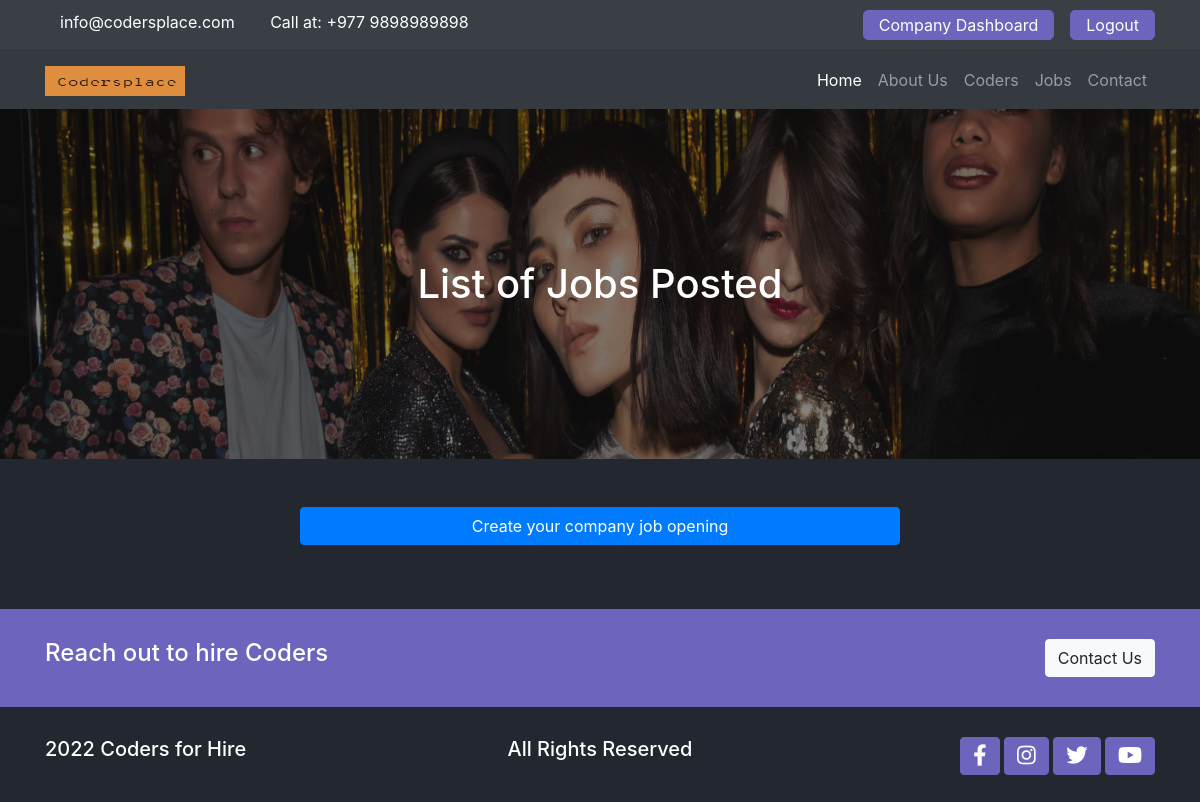
Page /accounts/company-dashboard/ (signed in) on the earlier database version.
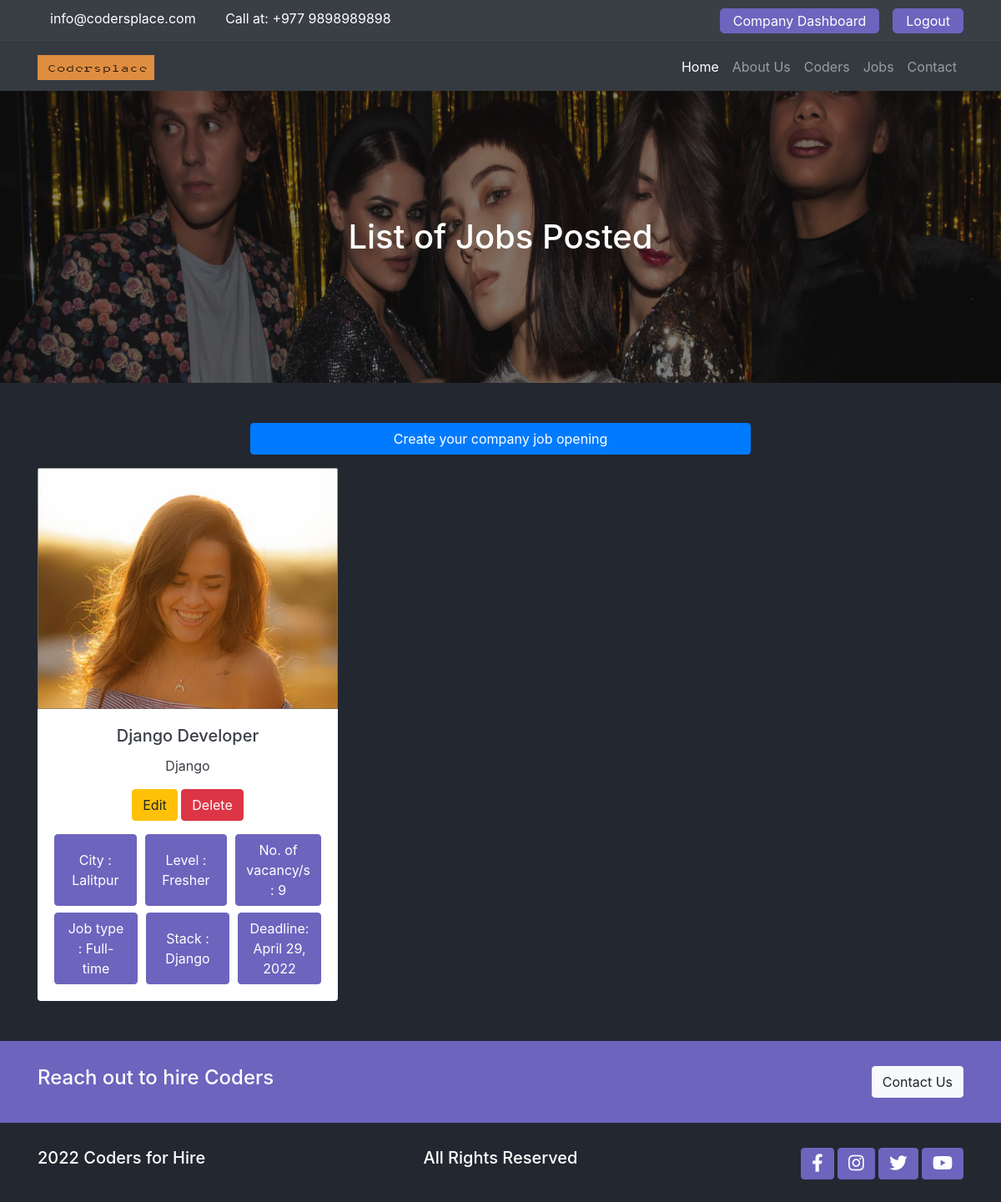
Same page on the later database version.
### jobs/models.py (models this page shows, shortened)
class Job(models.Model):
    level_choices = (
        ('Fresher', 'Fresher'),
        ('Junior', 'Junior'),
        ('Mid-level', 'Mid-level'),
        ('Senior', 'Senior'),
    )
    job_choices = (
        ('Part-time', 'Part-time'),
        ('Full-time', 'Full-time'),
        ('Remote-work', 'Remote-work'),
        ('Internship', 'Internship'),
    )
    developer_choices = (
        ('.NET', '.NET'),
        ('React', 'React'),
        ('Nodejs', 'Nodejs'),
        ('PHP', 'PHP'),
        ('Laravel', 'Laravel'),
        ('Angular', 'Angular'),
        ('Django', 'Django'),
    )
    user = models.ForeignKey(User,on_delete=models.SET_NULL,null=True)
    title = models.CharField(max_length=255, null=True)
    company_name = models.CharField(max_length=255)
    company_email = models.EmailField()
    company_phone = models.CharField(max_length=10)
    company_location = models.CharField(max_length=255)
    photo = models.ImageField(upload_to='media/companies/')
    job_type = models.CharField(max_length=255, choices=job_choices)
    level_type = models.CharField(max_length=255, choices=level_choices)
    developer_type = models.CharField(
        max_length=255, choices=developer_choices)
    no_of_vacancies = models.PositiveIntegerField()
    deadline = models.DateField()
    skills = models.CharField(max_length=255, blank=True, null=True)
    salary = models.CharField(max_length=20)
    description = RichTextField()
    created_date = models.DateField(null=True, blank=True)

### accounts/views.py (the view)
# urls.py: path('company-dashboard/', views.company_dashboard, name="company_dashboard"),
@login_required(login_url='login')
def company_dashboard(request):
    user_id = request.user.id
    jobs = Job.objects.filter(user__id=user_id)
    data = {
        'jobs': jobs,
    }
    return render(request, 'accounts/company/job-list.html', data)

### templates/accounts/company/job-list.html (shortened to what this page needs)
{% extends 'base.html' %} {% load static %} {% block content %}
<main class="jobs-page">
	<div class="banner">
		<img
			src="{% static './assets/images/bg-banner.png' %}"
			alt=""
			class="img-fluid w-100"
		/>
		<h1 class="text-center">List of Jobs Posted</h1>
	</div>
	<a
		class="btn btn-primary mt-5 mx-auto col-md-6 d-flex justify-content-center align-items-center"
		href="{% url 'job_create' %}"
		>Create your company job opening</a
	>
	<section class="container mt-3 grid">
		{% for job in jobs %}
		<div class="card border-0 text-center">
			<div class="feature-text">
				<a href="{% url 'job_detail' job.id %}">
					<img
						src="{{ job.photo.url }}"
						class="card-img-top"
						alt="team-member"
					/>
				</a>
			</div>
			<div class="card-body">
				<h5 class="card-title">{{ job.title }}</h5>
				<p class="card-text">{{ job.developer_type }}</p>
				<a class="btn btn-warning mb-2" href="{% url 'job_update' job.id%}"
					>Edit</a
				>
				<a class="btn btn-danger mb-2" href="{% url 'job_delete' job.id %}"
					>Delete</a
				>
				<div class="person-description mt-2">
					<button class="btn btn-accent">
						City : {{job.company_location}}
					</button>
					<button class="btn btn-accent">Level : {{job.level_type}}</button>
					<button class="btn btn-accent">
						No. of vacancy/s : {{job.no_of_vacancies}}
					</button>
				</div>
				<div class="person-description mt-2">
					<button class="btn btn-accent">Job type : {{job.job_type}}</button>
					<button class="btn btn-accent">Stack : {{job.developer_type}}</button>
					<button class="btn btn-accent">Deadline: {{job.deadline}}</button>
				</div>
			</div>
		</div>
		{% endfor %}
	</section>
</main>
{% endblock %}

Differences in the rows shown:
added Job: photo (picture), title "Django Developer", developer_type "Django", company_location "Lalitpur", level_type "Fresher", no_of_vacancies "9", job_type "Full-time", deadline "April 29, 2022"
